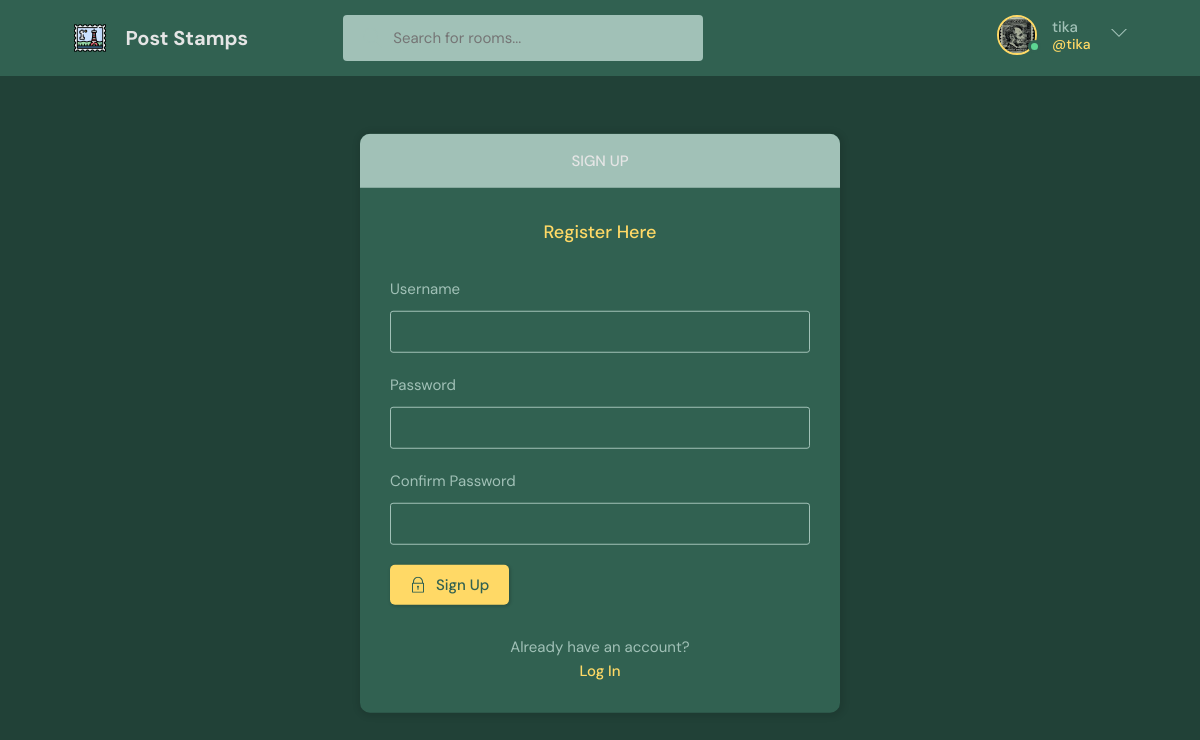
Page /register/ (signed in) on the committed database.
### base/models.py (models this page shows)
class User(AbstractUser):
    marks = models.ManyToManyField(Mark, blank=True, related_name='users')
    bio = models.TextField(null=True)
    avatar = models.ImageField(null=True, default='avatar.svg')

### base/views.py (the view, shortened to what this page needs)
# urls.py: path('register/', views.register_page, name='register'),
def register_page(request):
    form = MyUserCreationForm
    context = {'form': form}
    return render(request, 'base/register.html', context)

### base/templates/base/register.html (shortened to what this page needs)
{% extends 'main.html' %}
{% block content %}
    <main class="auth layout">
      <div class="container">
        <div class="layout__box">
          <div class="layout__boxHeader">
            <div class="layout__boxTitle">
              <h3>Sign up</h3>
            </div>
          </div>
          <div class="layout__body">
            <h2 class="auth__tagline">Register Here</h2>
            <form class="form" method="POST" action="">
                <div class="form__group form__group">
                    <label>Username</label>
                    {{ form.username }}
                </div>
                <div class="form__group">
                    <label>Password</label>
                    {{ form.password1 }}
                </div>
                <div class="form__group">
                    <label>Confirm Password</label>
                    {{ form.password2 }}
                </div>
              <button class="btn btn--main" type="submit">
                Sign Up
              </button>
            </form>
            <div class="auth__action">
              <p>Already have an account?</p>
              <a href="{% url 'login' %}" class="btn btn--link">Log In</a>
            </div>
          </div>
        </div>
      </div>
</main>
{% endblock %}

### templates/navbar.html (shortened to what this page needs)
{% load static %}
<header class="header header--loggedIn">
      <div class="container">
        <a href="{% url 'home' %}" class="header__logo">
          <img src="{% static 'images/post-stamp.png' %}" />
          <h1>Post Stamps</h1>
        </a>
        <form class="header__search">
          <label>
            <input name="q" placeholder="Search for rooms..." />
          </label>
        </form>
        <nav class="header__menu">
          {% if request.user.is_authenticated %}
            <div class="header__user">
              <a href="{% url 'profile' request.user.id %}">
                <div class="avatar avatar--medium active">
                  <img src="{{ request.user.avatar.url }}" />
                </div>
                <p>{{ request.user.username }}<span>@{{ request.user.username }}</span></p>
              </a>
              <button class="dropdown-button">
                <svg version="1.1" xmlns="http://www.w3.org/2000/svg" width="32" height="32" viewBox="0 0 32 32">
                  <title>chevron-down</title>
                  <path d="M16 21l-13-13h-3l16 16 16-16h-3l-13 13z"></path>
                </svg>
              </button>
            </div>
          {% else %}
            <a href="{% url 'login' %}">
              <img src="{% static 'images/avatar.svg' %}" />
              <p>Login</p>
            </a>
          {% endif %}
        </nav>
      </div>
</header>

### rows in the picture
User: user.avatar (picture), user.username "tika"
